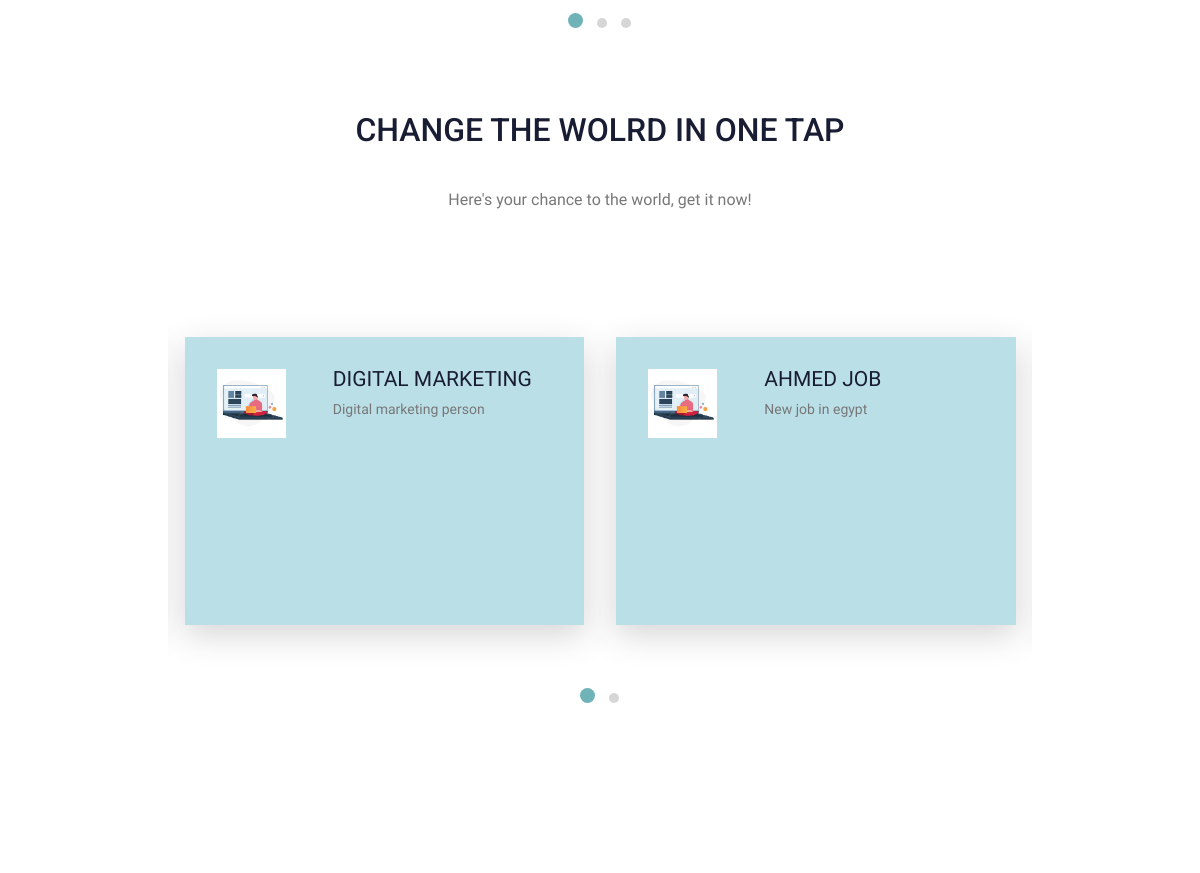
Before: / (middle part) with the older database file.
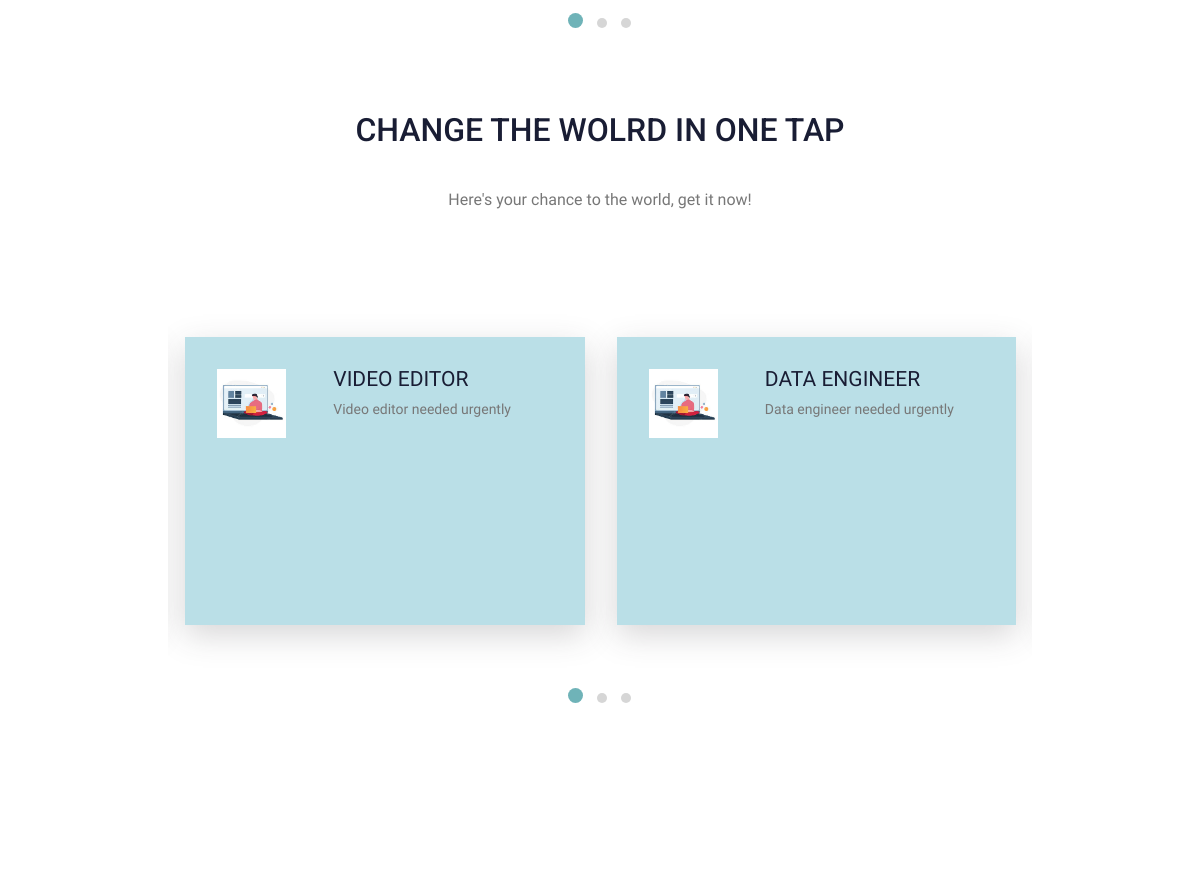
After: the same page with the newer database file.
### job/models.py (models this page shows, shortened)
class Job(models.Model):
    owner = models.ForeignKey(
        User, related_name='job_owner', on_delete=models.CASCADE)
    title = models.CharField(max_length=100)
    job_type = models.CharField(max_length=15, choices=JOB_TYPE)
    description = models.TextField(max_length=10000)
    published_at = models.DateTimeField(auto_now=True)
    vacancy = models.IntegerField(default=1)
    salary = models.IntegerField(default=0)
    experience = models.IntegerField(default=0)
    category = models.ForeignKey('Category', on_delete=models.CASCADE)
    country = models.CharField(max_length=15, choices=CURRENT_COUNTRY)
    city = models.CharField(max_length=15, choices=CURRENT_CITY)
    slug = models.SlugField(blank=True, null=True)
    class Meta:
        ordering = ['-id']

### pages/views.py (the view)
# urls.py: path('', views.index, name='index'),
def index(request):
    craftsmen = Craftsmen.objects.all()[:6]
    top_rate = Craftsmen.get_top_rated_craftsmen()[:6]
    jobs_list = Job.objects.all()[:6]
    context = {'jobs': jobs_list,
               'workers': top_rate,
               }
    return render(request, 'pages/index.html', context)

### features/models.py (called while the page is built)
     def get_top_rated_craftsmen():
        top_craftsmen = Craftsmen.objects.annotate(avg_rating=Avg('rating__RAting')).order_by('-avg_rating')[:9]
        return top_craftsmen

### pages/templates/pages/index.html (shortened to what this page needs)
{% load static %}
<!doctype html>
<html class="no-js" lang="zxx">
<head>
    <link rel="stylesheet" href="{% static 'css/bootstrap.css'%}" />
    <link rel="stylesheet" href="{% static 'css/all.min.css'%}" />
    <link rel="stylesheet" href="{% static 'vendor/Magnific-Popup/dist/magnific-popup.css'%}" />
    <link rel="stylesheet" href="{% static 'vendor/owl-carousel/css/owl.carousel.min.css'%}" />
    <link rel="stylesheet" href="{% static 'vendor/owl-carousel/css/owl.theme.default.min.css'%}" />
    <link href="https://cdn.rawgit.com/michalsnik/aos/2.1.1/dist/aos.css" rel="stylesheet" />
    <link rel="stylesheet" href="{% static 'css/alaastyle.css'%}" />
    <link rel="stylesheet" href="{% static 'css/responsive.css'%}" />
    <link rel="stylesheet" href="{% static 'css/style.css'%}">
    <link rel="stylesheet" href="{% static 'css/normalize.css' %}">
    <link rel="stylesheet" href="{% static 'css/morsy.css' %}">
    <link rel="stylesheet" href="{% static 'css/morsy.min.css' %}">
</head>
<body>
    <br>
    <br>
    <main class="site-main">
        <br><br>
        <section class="highlights-area" data-aos="fade-down" data-aos-easing="linear" data-aos-duration="1500">
            <div class="container">
                <br><br>
                <section class="they-say" data-aos="fade-up" data-aos-offset="500" data-aos-easing="ease-in-sine">
            <div class="container carousel py-lg-5">
                <div class="owl-carousel owl-theme">
                </div>
            </div>
        </section>
        <section class="they-say" data-aos="fade-up" data-aos-offset="500" data-aos-easing="ease-in-sine">
            <div class="container">
                <div class="row text-center">
                    <div class="col-12">
                        <div class="they-say-title">
                            <h1 class="text-uppercase title-h1">Change the wolrd in one tap</h1>
                            <p class="para">
                                Here's your chance to the world, get it now!</p>
                        </div>
                    </div>
                </div>
            </div>
            <div class="container carousel py-lg-5">
                <div class="owl-carousel owl-theme">
                    {% for job in jobs %}
                    {% if job.owner == user %}
                    { continue }
                    {% else %}
                    <div class="person row">
                        <div class="col-lg-4 col-md-12 person-img">
                            <img src="{% static 'img/testimonials/t15.jpg' %}" alt="img1" />
                        </div>
                        <div class="col-lg-8 col-md-12 person-say">
                            <a href="{% url 'jobs:job_details' job.slug %}">
                                <h4 class="text-uppercase">{{job.title}}</h4>
                            </a>
                            <p class="para">
                                {{job.description}}
                            </p>
                        </div>
                    </div>
                    {% endif %}
                    {% endfor %}
                </div>
            </div>
        </section>
    </main>
</body>
</html>

Changed rows visible on the page:
no longer on this page (row unchanged): Job: title "DIGITAL MARKETING", description "Digital marketing person"
no longer on this page (row unchanged): Job: title "AHMED JOB", description "New job in egypt"
added Job: title "VIDEO EDITOR", description "Video editor needed urgently"
added Job: title "DATA ENGINEER", description "Data engineer needed urgently"
